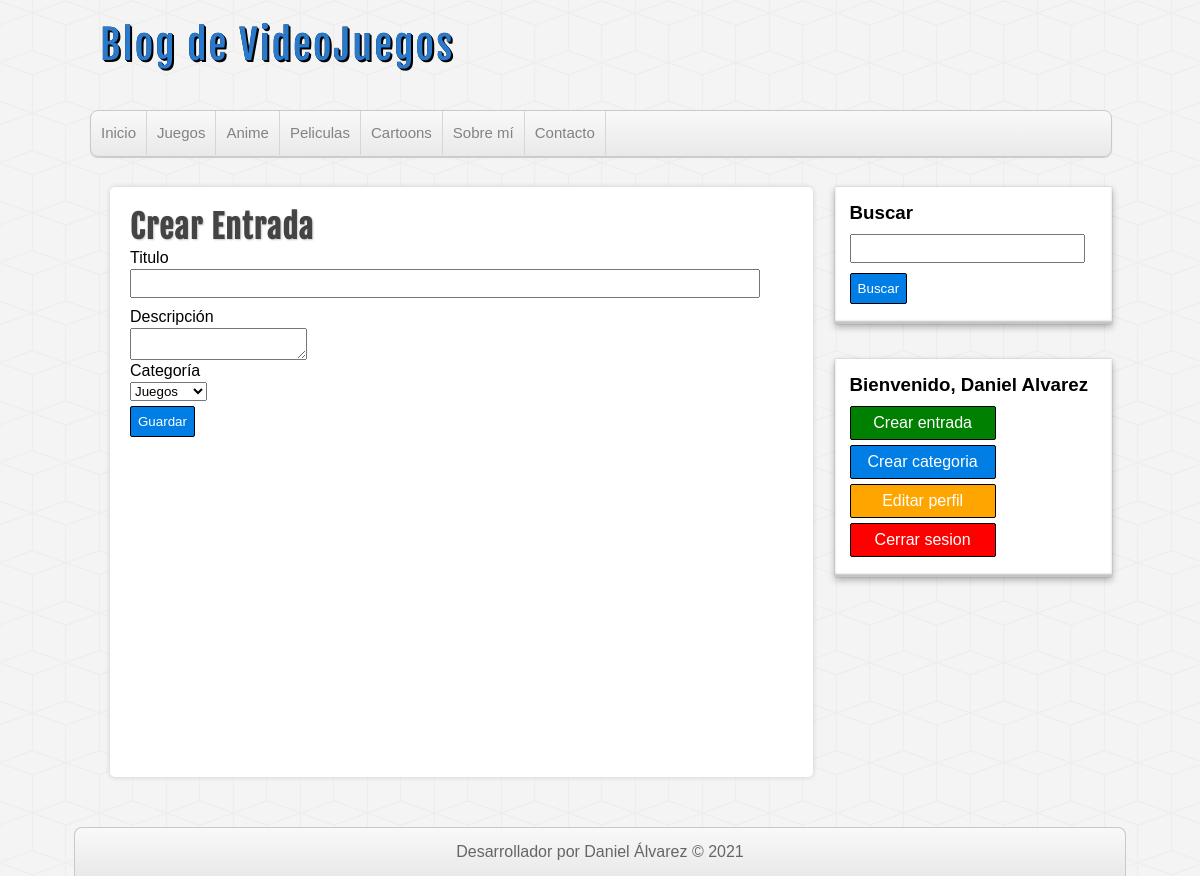
/crear_entrada.php (signed in), run on the app's committed database.
### tables this page shows
CREATE TABLE `categoria` (
  `id` int(11) NOT NULL,
  `nombre` varchar(45) DEFAULT NULL
);

### helpers/ConexionHelper.php (called while the page is built, shortened)
<?php
$host = "localhost";
$usuario = "root";
$clave = "root";
$baseDeDatos = "dbblogestructurado";
$puerto = 3306;
$db = mysqli_connect($host, $usuario, $clave, $baseDeDatos, $puerto);
mysqli_query($db, "SET NAMES 'utf8'");
function conseguirCategorias() {
    global $db;
    $sql = "SELECT * FROM categoria ORDER BY id ASC";
    $categorias = mysqli_query($db, $sql);
    if ($categorias && mysqli_num_rows($categorias) >= 1) {
        $resultado = $categorias;
        return $resultado;
    }
}
?>

### crear_entrada.php (the view, shortened to what this page needs)
<?php require_once 'includes/header.php'; ?>
<?php require_once 'includes/aside.php'; ?>
<!doctype html>
<html lang="es">
<head>
	<link rel="stylesheet" href="assets/css/styles.css"/>
</head>
<body>
	<div id="principal">
		<h1>Crear Entrada</h1>
		<form action="actions/guardar-entrada.php" method="POST">
			<label for="titulo">Titulo</label>
			<input type="text" name="titulo"/>
			<label for="descripcion">Descripción</label>
			<textarea name="descripcion"></textarea>
			<label for="categoria">Categoría</label>
			<select name="categoria">
				<?php
				$categorias = conseguirCategorias();
				if (!empty($categorias)):
				    while ($categoria = mysqli_fetch_assoc($categorias)):
				?>
					<option value="<?=$categoria["id"]?>">
						<?=$categoria["nombre"]?>
					</option>
				<?php
				    endwhile;
				endif;
				?>
			</select>
			<input type="submit" value="Guardar"/>
		</form>
	</div>
	<?php require_once 'includes/footer.php'; ?>
</body>
</html>

### includes/header.php (shortened to what this page needs)
<?php require_once 'helpers/ConexionHelper.php'; ?>
<header id="cabecera">
	<div id="logo">
		<a href="index.php">Blog de VideoJuegos</a>
	</div>
	<nav id="menu">
		<ul>
			<li><a href="index.php">Inicio</a></li>
			<?php
			$categorias = conseguirCategorias();
			?>
			<?php
			if (!empty($categorias)):
    			while ($categoria = mysqli_fetch_assoc($categorias)):
    		?>
    				<li><a href="categoria.php?id=<?=$categoria["id"]?>"><?=$categoria["nombre"]?></a></li>
    		<?php
    			endwhile;
			endif;
			?>
			<li><a href="index.php">Sobre mí</a></li>
			<li><a href="index.php">Contacto</a></li>
		</ul>
	</nav>
</header>
<div id="contenedor">

### assets/css/styles.css (style rules this page uses)
* { margin: 0px; padding: 0px; font-family: Arial; text-decoration: none; }
body { background: url(../img/cubes.png) #F4F4F4; }
#cabecera { width: 85%; height: auto; background: transparent; margin: 0px auto; }
#logo { float: left; width: 540px; height: 110px; }
#logo a { font-family: Fajala-Custom, Helvetica; font-size: 40px; letter-spacing: 2px; color: #2979CD; text-shadow: 0px 0px 0px black, 1px 1px 0px black, 2px 2px 0px black; line-height: 90px; margin-left: 10px; transition: all 300ms; }
#menu { clear: both; width: 100%; height: 45px; background: linear-gradient(to bottom, #F9F9F9 0px, #E9E9E9 100%); border: 1px solid #C9C9C9; border-radius: 8px; box-shadow: 0px 1px 1px #ccc; overflow: hidden; }
#menu ul { list-style: none; }
#menu ul li { float: left; line-height: 44px; border-right: 1px solid #D6D6D6; }
#menu ul li a { display: block; padding-left: 10px; padding-right: 10px; font-size: 15px; color: #838282; }
#contenedor { width: 85%; height: auto; margin: 0px auto; margin-top: 30px; margin-bottom: 30px; }
label { display: block; width: 95%; margin-top: 2px; margin-bottom: 2px; }
input[type="text"], input[type="email"], input[type="password"] { display: block; width: 95%; margin-top: 2px; margin-bottom: 10px; padding: 5px; }
input[type="button"], input[type="submit"], .boton { margin-top: 5px; margin-bottom: 5px; display: block; border-radius: 2px; color: white; background: #007EE5; border: 1px solid black; cursor: pointer; padding: 7px; }
#principal { float: left; width: 65%; min-height: 550px; background: white; border-radius: 5px; box-shadow: 0px 0px 5px #ccc; margin-left: 20px; padding: 20px; overflow: hidden; }
#principal h1 { font-size: 32px; color: #444; letter-spacing: 1px; text-shadow: 1px 1px 2px #ccc; font-family: "Fajala-Custom"; }

### data on the page
categoria: nombre "Juegos"
categoria: nombre "Anime"
categoria: nombre "Peliculas"
categoria: nombre "Cartoons"

### other printed values
$_SESSION["usuario"]["nombre"] "Daniel"
$_SESSION["usuario"]["apellido"] "Alvarez"
form field categoria "Juegos"
